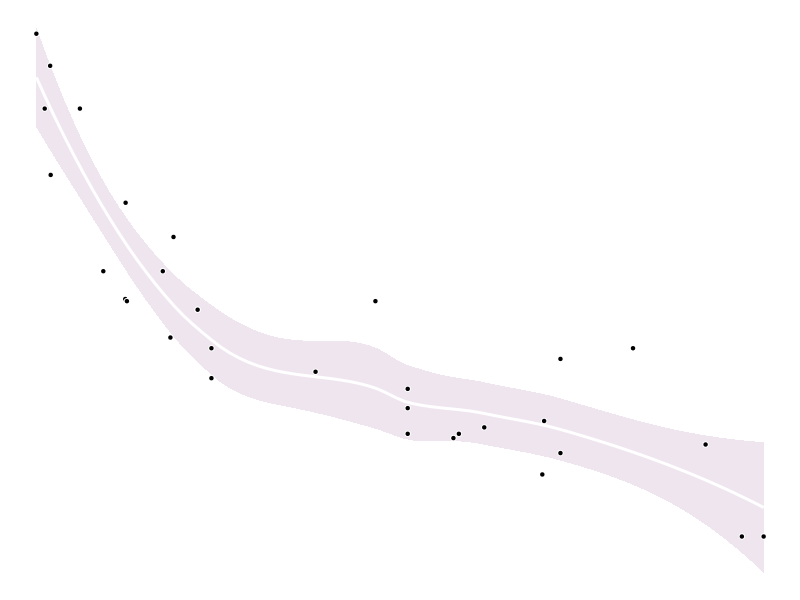

The R script that drew this image:
## ---- chunk 1
#| label: main-plot
#| echo: false
#| out-width: 100%
#| fig-asp: 0.56

library("ggplot2")
ggplot(mtcars) + 
  aes(x = disp, y = mpg) + 
  geom_smooth(
    color = "white", fill = "thistle", 
    method = "loess", formula = "y ~ x"
  ) + 
  geom_point(pch = 21, fill = "black", color = "white") + 
  theme_void()
